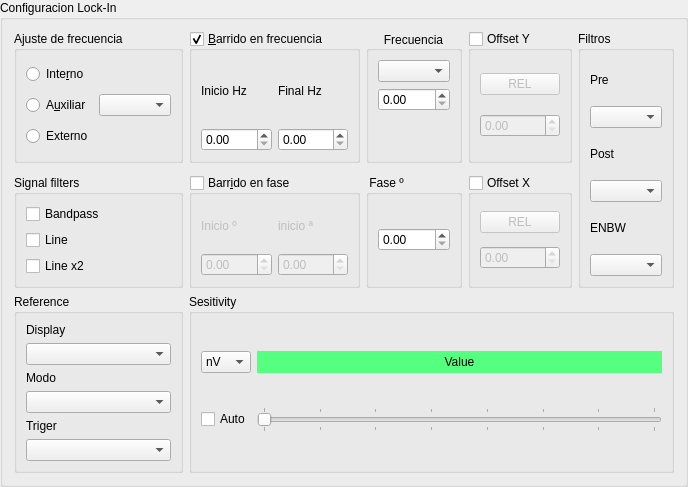
         <widget class="QGroupBox" name="groupBox_5">
          <property name="minimumSize">
           <size>
            <width>0</width>
            <height>220</height>
           </size>
          </property>
          <property name="title">
           <string>Configuracion Lock-In</string>
          </property>
          <layout class="QGridLayout" name="gridLayout_14">
           <item row="0" column="0">
            <widget class="QGroupBox" name="groupBox_25">
             <property name="title">
              <string>Ajuste de frecuencia</string>
             </property>
             <layout class="QGridLayout" name="gridLayout_35">
              <item row="1" column="0">
               <widget class="QRadioButton" name="radioButton_2">
                <property name="text">
                 <string>A&amp;uxiliar</string>
                </property>
               </widget>
              </item>
              <item row="2" column="0">
               <widget class="QRadioButton" name="radioButton_3">
                <property name="text">
                 <string>Externo</string>
                </property>
               </widget>
              </item>
              <item row="0" column="0">
               <widget class="QRadioButton" name="radioButton">
                <property name="text">
                 <string>Inte&amp;rno</string>
                </property>
               </widget>
              </item>
              <item row="1" column="1">
               <widget class="QComboBox" name="comboBox_19"/>
              </item>
             </layout>
            </widget>
           </item>
           <item row="2" column="1">
            <widget class="QGroupBox" name="groupBox">
             <property name="title">
              <string>Barr&amp;ido en fase</string>
             </property>
             <property name="checkable">
              <bool>true</bool>
             </property>
             <property name="checked">
              <bool>false</bool>
             </property>
             <layout class="QGridLayout" name="gridLayout_6">
              <item row="0" column="0">
               <widget class="QLabel" name="label_7">
                <property name="text">
                 <string>Inicio º</string>
                </property>
               </widget>
              </item>
              <item row="0" column="1">
               <widget class="QLabel" name="label_15">
                <property name="text">
                 <string>inicio ª</string>
                </property>
               </widget>
              </item>
              <item row="2" column="0">
               <widget class="QDoubleSpinBox" name="doubleSpinBox_4"/>
              </item>
              <item row="2" column="1">
               <widget class="QDoubleSpinBox" name="doubleSpinBox_3"/>
              </item>
             </layout>
            </widget>
           </item>
           <item row="0" column="2">
            <widget class="QGroupBox" name="groupBox_9">
             <property name="title">
              <string>Frecuencia</string>
             </property>
             <property name="alignment">
              <set>Qt::AlignCenter</set>
             </property>
             <layout class="QGridLayout" name="gridLayout_11">
              <item row="0" column="4">
               <widget class="QComboBox" name="comboBox_17"/>
              </item>
              <item row="1" column="4">
               <widget class="QDoubleSpinBox" name="doubleSpinBox_5"/>
              </item>
              <item row="2" column="4">
               <spacer name="verticalSpacer_2">
                <property name="orientation">
                 <enum>Qt::Vertical</enum>
                </property>
                <property name="sizeHint" stdset="0">
                 <size>
                  <width>20</width>
                  <height>40</height>
                 </size>
                </property>
               </spacer>
              </item>
             </layout>
            </widget>
           </item>
           <item row="2" column="2">
            <widget class="QGroupBox" name="groupBox_2">
             <property name="title">
              <string> Fase º</string>
             </property>
             <layout class="QGridLayout" name="gridLayout_24">
              <item row="2" column="0">
               <widget class="QDoubleSpinBox" name="doubleSpinBox_6"/>
              </item>
             </layout>
            </widget>
           </item>
           <item row="0" column="1">
            <widget class="QGroupBox" name="groupBox_10">
             <property name="title">
              <string>&amp;Barrido en frecuencia</string>
             </property>
             <property name="checkable">
              <bool>true</bool>
             </property>
             <layout class="QGridLayout" name="gridLayout_12">
              <item row="0" column="0">
               <widget class="QLabel" name="label_5">
                <property name="text">
                 <string>Inicio Hz</string>
                </property>
               </widget>
              </item>
              <item row="0" column="1">
               <widget class="QLabel" name="label_6">
                <property name="text">
                 <string>Final Hz</string>
                </property>
               </widget>
              </item>
              <item row="1" column="0">
               <widget class="QDoubleSpinBox" name="doubleSpinBox"/>
              </item>
              <item row="1" column="1">
               <widget class="QDoubleSpinBox" name="doubleSpinBox_2"/>
              </item>
             </layout>
            </widget>
           </item>
           <item row="0" column="3">
            <widget class="QGroupBox" name="groupBox_15">
             <property name="title">
              <string>Offset Y</string>
             </property>
             <property name="checkable">
              <bool>true</bool>
             </property>
             <property name="checked">
              <bool>false</bool>
             </property>
             <layout class="QGridLayout" name="gridLayout_30">
              <item row="0" column="0">
               <widget class="QPushButton" name="pb_rel_y">
                <property name="text">
                 <string>REL</string>
                </property>
               </widget>
              </item>
              <item row="1" column="0">
               <widget class="QDoubleSpinBox" name="doubleSpinBox_2"/>
              </item>
             </layout>
            </widget>
           </item>
           <item row="2" column="3">
            <widget class="QGroupBox" name="groupBox_14">
             <property name="title">
              <string>Offset X</string>
             </property>
             <property name="checkable">
              <bool>true</bool>
             </property>
             <property name="checked">
              <bool>false</bool>
             </property>
             <layout class="QGridLayout" name="gridLayout_29">
              <item row="0" column="0">
               <widget class="QPushButton" name="pb_rel_x">
                <property name="text">
                 <string>REL</string>
                </property>
               </widget>
              </item>
              <item row="1" column="0">
               <widget class="QDoubleSpinBox" name="doubleSpinBox"/>
              </item>
             </layout>
            </widget>
           </item>
           <item row="0" column="4" rowspan="3">
            <widget class="QGroupBox" name="groupBox_26">
             <property name="title">
              <string>Filtros</string>
             </property>
             <layout class="QGridLayout" name="gridLayout_36">
              <item row="0" column="0">
               <widget class="QLabel" name="label_36">
                <property name="text">
                 <string>Pre</string>
                </property>
               </widget>
              </item>
              <item row="5" column="0">
               <widget class="QComboBox" name="comboBox_14"/>
              </item>
              <item row="3" column="0">
               <widget class="QComboBox" name="comboBox_6"/>
              </item>
              <item row="1" column="0">
               <widget class="QComboBox" name="comboBox_2"/>
              </item>
              <item row="2" column="0">
               <widget class="QLabel" name="label_37">
                <property name="text">
                 <string>Post</string>
                </property>
               </widget>
              </item>
              <item row="4" column="0">
               <widget class="QLabel" name="label_38">
                <property name="text">
                 <string>ENBW</string>
                </property>
               </widget>
              </item>
             </layout>
            </widget>
           </item>
           <item row="2" column="0">
            <widget class="QGroupBox" name="groupBox_13">
             <property name="title">
              <string>Signal filters</string>
             </property>
             <layout class="QGridLayout" name="gridLayout_27">
              <item row="0" column="0">
               <widget class="QCheckBox" name="checkBox_11">
                <property name="text">
                 <string>Bandpass</string>
                </property>
               </widget>
              </item>
              <item row="1" column="0">
               <widget class="QCheckBox" name="checkBox_12">
                <property name="text">
                 <string>Line</string>
                </property>
               </widget>
              </item>
              <item row="2" column="0">
               <widget class="QCheckBox" name="checkBox_13">
                <property name="text">
                 <string>Line x2</string>
                </property>
               </widget>
              </item>
             </layout>
            </widget>
           </item>
           <item row="4" column="0">
            <widget class="QGroupBox" name="groupBox_3">
             <property name="title">
              <string>Reference</string>
             </property>
             <layout class="QGridLayout" name="gridLayout_25">
              <item row="0" column="0">
               <widget class="QLabel" name="label_33">
                <property name="text">
                 <string>Display </string>
                </property>
               </widget>
              </item>
              <item row="3" column="0">
               <widget class="QComboBox" name="comboBox_11"/>
              </item>
              <item row="4" column="0">
               <widget class="QLabel" name="label_23">
                <property name="text">
                 <string>Triger</string>
                </property>
               </widget>
              </item>
              <item row="2" column="0">
               <widget class="QLabel" name="label_22">
                <property name="text">
                 <string>Modo</string>
                </property>
               </widget>
              </item>
              <item row="1" column="0">
               <widget class="QComboBox" name="comboBox_18"/>
              </item>
              <item row="5" column="0">
               <widget class="QComboBox" name="comboBox_9"/>
              </item>
             </layout>
            </widget>
           </item>
           <item row="4" column="1" colspan="4">
            <widget class="QGroupBox" name="groupBox_4">
             <property name="title">
              <string>Sesitivity</string>
             </property>
             <layout class="QGridLayout" name="gridLayout_23">
              <item row="3" column="1">
               <widget class="QLabel" name="label_20">
                <property name="palette">
                 <palette>
                  <active>
                   <colorrole role="WindowText">
                    <brush brushstyle="SolidPattern">
                     <color alpha="255">
                      <red>0</red>
                      <green>0</green>
                      <blue>0</blue>
                     </color>
                    </brush>
                   </colorrole>
                   <colorrole role="Button">
                    <brush brushstyle="SolidPattern">
                     <color alpha="255">
                      <red>85</red>
                      <green>255</green>
                      <blue>127</blue>
                     </color>
                    </brush>
                   </colorrole>
                   <colorrole role="Light">
                    <brush brushstyle="SolidPattern">
                     <color alpha="255">
                      <red>213</red>
                      <green>255</green>
                      <blue>223</blue>
                     </color>
                    </brush>
                   </colorrole>
                   <colorrole role="Midlight">
                    <brush brushstyle="SolidPattern">
                     <color alpha="255">
                      <red>149</red>
                      <green>255</green>
                      <blue>175</blue>
                     </color>
                    </brush>
                   </colorrole>
                   <colorrole role="Dark">
                    <brush brushstyle="SolidPattern">
                     <color alpha="255">
                      <red>42</red>
                      <green>127</green>
                      <blue>63</blue>
                     </color>
                    </brush>
                   </colorrole>
                   <colorrole role="Mid">
                    <brush brushstyle="SolidPattern">
                     <color alpha="255">
                      <red>56</red>
                      <green>170</green>
                      <blue>84</blue>
                     </color>
                    </brush>
                   </colorrole>
                   <colorrole role="Text">
                    <brush brushstyle="SolidPattern">
                     <color alpha="255">
                      <red>0</red>
                      <green>0</green>
                      <blue>0</blue>
                     </color>
                    </brush>
                   </colorrole>
                   <colorrole role="BrightText">
                    <brush brushstyle="SolidPattern">
                     <color alpha="255">
                      <red>255</red>
                      <green>255</green>
                      <blue>255</blue>
                     </color>
                    </brush>
                   </colorrole>
                   <colorrole role="ButtonText">
                    <brush brushstyle="SolidPattern">
                     <color alpha="255">
                      <red>0</red>
                      <green>0</green>
                      <blue>0</blue>
                     </color>
                    </brush>
                   </colorrole>
                   <colorrole role="Base">
                    <brush brushstyle="SolidPattern">
                     <color alpha="255">
                      <red>255</red>
                      <green>255</green>
                      <blue>255</blue>
                     </color>
                    </brush>
                   </colorrole>
                   <colorrole role="Window">
                    <brush brushstyle="SolidPattern">
                     <color alpha="255">
                      <red>85</red>
                      <green>255</green>
                      <blue>127</blue>
                     </color>
                    </brush>
                   </colorrole>
                   <colorrole role="Shadow">
                    <brush brushstyle="SolidPattern">
                     <color alpha="255">
                      <red>0</red>
                      <green>0</green>
                      <blue>0</blue>
                     </color>
                    </brush>
                   </colorrole>
                   <colorrole role="AlternateBase">
                    <brush brushstyle="SolidPattern">
                     <color alpha="255">
                      <red>170</red>
                      <green>255</green>
                      <blue>191</blue>
                     </color>
                    </brush>
                   </colorrole>
                   <colorrole role="ToolTipBase">
                    <brush brushstyle="SolidPattern">
                     <color alpha="255">
                      <red>255</red>
                      <green>255</green>
                      <blue>220</blue>
                     </color>
                    </brush>
                   </colorrole>
                   <colorrole role="ToolTipText">
                    <brush brushstyle="SolidPattern">
                     <color alpha="255">
                      <red>0</red>
                      <green>0</green>
                      <blue>0</blue>
                     </color>
                    </brush>
                   </colorrole>
                  </active>
                  <inactive>
                   <colorrole role="WindowText">
                    <brush brushstyle="SolidPattern">
                     <color alpha="255">
                      <red>0</red>
                      <green>0</green>
                      <blue>0</blue>
                     </color>
                    </brush>
                   </colorrole>
                   <colorrole role="Button">
                    <brush brushstyle="SolidPattern">
                     <color alpha="255">
                      <red>85</red>
                      <green>255</green>
                      <blue>127</blue>
                     </color>
                    </brush>
                   </colorrole>
                   <colorrole role="Light">
                    <brush brushstyle="SolidPattern">
                     <color alpha="255">
                      <red>213</red>
                      <green>255</green>
                      <blue>223</blue>
                     </color>
                    </brush>
                   </colorrole>
                   <colorrole role="Midlight">
                    <brush brushstyle="SolidPattern">
                     <color alpha="255">
                      <red>149</red>
                      <green>255</green>
                      <blue>175</blue>
                     </color>
                    </brush>
                   </colorrole>
                   <colorrole role="Dark">
                    <brush brushstyle="SolidPattern">
                     <color alpha="255">
                      <red>42</red>
                      <green>127</green>
                      <blue>63</blue>
                     </color>
                    </brush>
                   </colorrole>
                   <colorrole role="Mid">
                    <brush brushstyle="SolidPattern">
                     <color alpha="255">
                      <red>56</red>
                      <green>170</green>
                      <blue>84</blue>
                     </color>
                    </brush>
                   </colorrole>
                   <colorrole role="Text">
                    <brush brushstyle="SolidPattern">
                     <color alpha="255">
                      <red>0</red>
                      <green>0</green>
                      <blue>0</blue>
                     </color>
                    </brush>
                   </colorrole>
                   <colorrole role="BrightText">
                    <brush brushstyle="SolidPattern">
                     <color alpha="255">
                      <red>255</red>
                      <green>255</green>
                      <blue>255</blue>
                     </color>
                    </brush>
                   </colorrole>
                   <colorrole role="ButtonText">
                    <brush brushstyle="SolidPattern">
                     <color alpha="255">
                      <red>0</red>
                      <green>0</green>
                      <blue>0</blue>
                     </color>
                    </brush>
                   </colorrole>
                   <colorrole role="Base">
                    <brush brushstyle="SolidPattern">
                     <color alpha="255">
                      <red>255</red>
                      <green>255</green>
                      <blue>255</blue>
                     </color>
                    </brush>
                   </colorrole>
                   <colorrole role="Window">
                    <brush brushstyle="SolidPattern">
                     <color alpha="255">
                      <red>85</red>
                      <green>255</green>
                      <blue>127</blue>
                     </color>
                    </brush>
                   </colorrole>
                   <colorrole role="Shadow">
                    <brush brushstyle="SolidPattern">
                     <color alpha="255">
                      <red>0</red>
                      <green>0</green>
                      <blue>0</blue>
                     </color>
                    </brush>
                   </colorrole>
                   <colorrole role="AlternateBase">
                    <brush brushstyle="SolidPattern">
                     <color alpha="255">
                      <red>170</red>
                      <green>255</green>
                      <blue>191</blue>
                     </color>
                    </brush>
                   </colorrole>
                   <colorrole role="ToolTipBase">
                    <brush brushstyle="SolidPattern">
                     <color alpha="255">
                      <red>255</red>
                      <green>255</green>
                      <blue>220</blue>
                     </color>
                    </brush>
                   </colorrole>
                   <colorrole role="ToolTipText">
                    <brush brushstyle="SolidPattern">
                     <color alpha="255">
                      <red>0</red>
                      <green>0</green>
                      <blue>0</blue>
                     </color>
                    </brush>
                   </colorrole>
                  </inactive>
                  <disabled>
                   <colorrole role="WindowText">
                    <brush brushstyle="SolidPattern">
                     <color alpha="255">
                      <red>42</red>
                      <green>127</green>
                      <blue>63</blue>
                     </color>
                    </brush>
                   </colorrole>
                   <colorrole role="Button">
                    <brush brushstyle="SolidPattern">
                     <color alpha="255">
                      <red>85</red>
                      <green>255</green>
                      <blue>127</blue>
                     </color>
                    </brush>
                   </colorrole>
                   <colorrole role="Light">
                    <brush brushstyle="SolidPattern">
                     <color alpha="255">
                      <red>213</red>
                      <green>255</green>
                      <blue>223</blue>
                     </color>
                    </brush>
                   </colorrole>
                   <colorrole role="Midlight">
                    <brush brushstyle="SolidPattern">
                     <color alpha="255">
                      <red>149</red>
                      <green>255</green>
                      <blue>175</blue>
                     </color>
                    </brush>
                   </colorrole>
                   <colorrole role="Dark">
                    <brush brushstyle="SolidPattern">
                     <color alpha="255">
                      <red>42</red>
                      <green>127</green>
                      <blue>63</blue>
                     </color>
                    </brush>
                   </colorrole>
                   <colorrole role="Mid">
                    <brush brushstyle="SolidPattern">
                     <color alpha="255">
                      <red>56</red>
                      <green>170</green>
                      <blue>84</blue>
                     </color>
                    </brush>
                   </colorrole>
                   <colorrole role="Text">
                    <brush brushstyle="SolidPattern">
                     <color alpha="255">
                      <red>42</red>
                      <green>127</green>
                      <blue>63</blue>
                     </color>
                    </brush>
                   </colorrole>
                   <colorrole role="BrightText">
                    <brush brushstyle="SolidPattern">
                     <color alpha="255">
                      <red>255</red>
                      <green>255</green>
                      <blue>255</blue>
                     </color>
                    </brush>
                   </colorrole>
                   <colorrole role="ButtonText">
                    <brush brushstyle="SolidPattern">
                     <color alpha="255">
                      <red>42</red>
                      <green>127</green>
                      <blue>63</blue>
                     </color>
                    </brush>
                   </colorrole>
                   <colorrole role="Base">
                    <brush brushstyle="SolidPattern">
                     <color alpha="255">
                      <red>85</red>
                      <green>255</green>
                      <blue>127</blue>
                     </color>
                    </brush>
                   </colorrole>
                   <colorrole role="Window">
                    <brush brushstyle="SolidPattern">
                     <color alpha="255">
                      <red>85</red>
                      <green>255</green>
                      <blue>127</blue>
                     </color>
                    </brush>
                   </colorrole>
                   <colorrole role="Shadow">
                    <brush brushstyle="SolidPattern">
                     <color alpha="255">
                      <red>0</red>
                      <green>0</green>
                      <blue>0</blue>
                     </color>
                    </brush>
                   </colorrole>
                   <colorrole role="AlternateBase">
                    <brush brushstyle="SolidPattern">
                     <color alpha="255">
                      <red>85</red>
                      <green>255</green>
                      <blue>127</blue>
                     </color>
                    </brush>
                   </colorrole>
                   <colorrole role="ToolTipBase">
                    <brush brushstyle="SolidPattern">
                     <color alpha="255">
                      <red>255</red>
                      <green>255</green>
                      <blue>220</blue>
                     </color>
                    </brush>
                   </colorrole>
                   <colorrole role="ToolTipText">
                    <brush brushstyle="SolidPattern">
                     <color alpha="255">
                      <red>0</red>
                      <green>0</green>
                      <blue>0</blue>
                     </color>
                    </brush>
                   </colorrole>
                  </disabled>
                 </palette>
                </property>
                <property name="autoFillBackground">
                 <bool>true</bool>
                </property>
                <property name="text">
                 <string>Value</string>
                </property>
                <property name="alignment">
                 <set>Qt::AlignCenter</set>
                </property>
               </widget>
              </item>
              <item row="4" column="1">
               <widget class="QSlider" name="horizontalSlider">
                <property name="minimum">
                 <number>1</number>
                </property>
                <property name="maximum">
                 <number>8</number>
                </property>
                <property name="pageStep">
                 <number>1</number>
                </property>
                <property name="tracking">
                 <bool>true</bool>
                </property>
                <property name="orientation">
                 <enum>Qt::Horizontal</enum>
                </property>
                <property name="invertedAppearance">
                 <bool>false</bool>
                </property>
                <property name="invertedControls">
                 <bool>false</bool>
                </property>
                <property name="tickPosition">
                 <enum>QSlider::TicksBothSides</enum>
                </property>
                <property name="tickInterval">
                 <number>1</number>
                </property>
               </widget>
              </item>
              <item row="3" column="0">
               <widget class="QComboBox" name="comboBox_8">
                <item>
                 <property name="text">
                  <string>nV</string>
                 </property>
                </item>
                <item>
                 <property name="text">
                  <string>uV</string>
                 </property>
                </item>
                <item>
                 <property name="text">
                  <string>mV</string>
                 </property>
                </item>
               </widget>
              </item>
              <item row="4" column="0">
               <widget class="QCheckBox" name="checkBox_14">
                <property name="text">
                 <string>Auto</string>
                </property>
               </widget>
              </item>
             </layout>
            </widget>
           </item>
          </layout>
         </widget>
